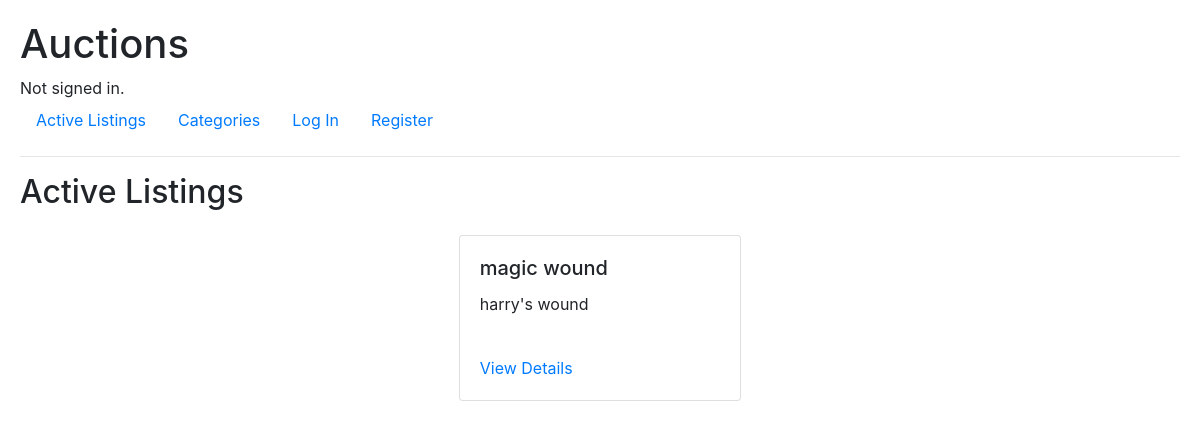
Before: / with the older database file.
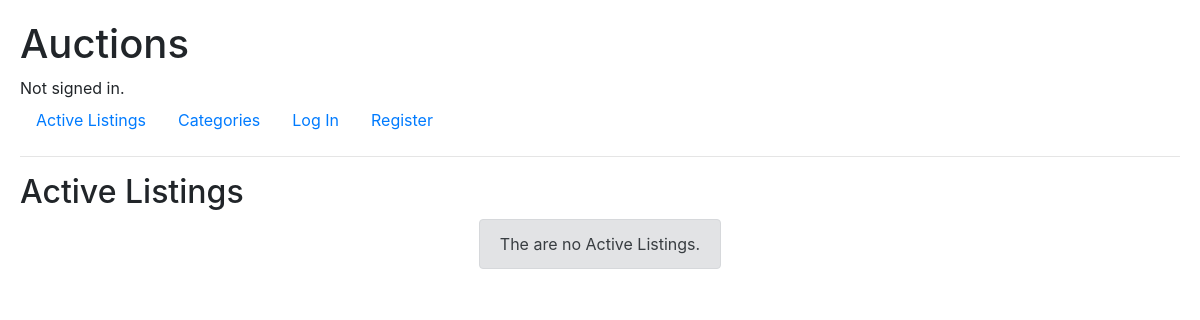
After: the same page with the newer database file.
### auctions/models.py (models this page shows, shortened)
class Listing(models.Model):
    owner = models.ForeignKey(
        User, related_name="listing", on_delete=models.CASCADE, default=None
    )
    title = models.CharField(max_length=64)
    description = models.CharField(max_length=600)
    image_url = models.URLField(blank=True, null=True)
    category = models.CharField(max_length=100, blank=True, null=True)
    starting_bid = models.DecimalField(max_digits=10, decimal_places=2)
    highest_bid = models.DecimalField(
        max_digits=10, decimal_places=2, default=0.00
    )
    status = models.CharField(max_length=10, default="Active")
    winner = models.ForeignKey(User, related_name="listings_won", on_delete=models.SET_NULL, null=True, default=None)

### auctions/views.py (the view)
# urls.py: path("", views.index, name="index"),
def index(request):
    active_listings = Listing.objects.filter(status="Active")
    return render(request, "auctions/index.html", {
        "listings" : active_listings,
        "page_title": "Active Listings"
    })

### auctions/templates/auctions/index.html (shortened to what this page needs)
{% extends "auctions/layout.html" %}
{% block body %}
    <h2>{{page_title}}</h2>
    <div class="container-fluid">
        <div class="row align-items-center justify-content-center mx-auto">
            {% for listing in listings %}
            <div class="card col-lg-3 mx-4 my-3 p-0">
                <div class="card-body">
                  <h5 class="card-title">{{listing.title}}</h5>
                  <p class="card-text">{{listing.description}}</p>
                </div>
                <div class="card-body">
                  <a href="{% url 'listing' listing.id %}" class="card-link">View Details</a>
                </div>
              </div>
            {% empty %}
            <div class="alert alert-secondary">
                {% if page_title == "Active Listings" %}
                The are no {{page_title}}.
                {% elif page_title == "Watchlist" %}
                The are no active listings in your {{page_title}}.
                {% else %}
                The are no active listings in {{page_title}}.
                {% endif %}
            </div>
        {% endfor %}
        </div>
    </div>
{% endblock %}

### auctions/templates/auctions/layout.html (shortened to what this page needs)
{% load static %}
<!DOCTYPE html>
<html lang="en">
    <head>
        <link rel="stylesheet" href="https://stackpath.bootstrapcdn.com/bootstrap/4.4.1/css/bootstrap.min.css">
        <link href="{% static 'auctions/styles.css' %}" rel="stylesheet">
    </head>
    <body>
        <h1>Auctions</h1>
        <div>
            {% if user.is_authenticated %}
                Signed in as <strong>{{ user.username }}</strong>.
            {% else %}
                Not signed in.
            {% endif %}
        </div>
        <ul class="nav">
            <li class="nav-item">
                <a class="nav-link" href="{% url 'index' %}">Active Listings</a>
            </li>
            <li class="nav-item">
                <a class="nav-link" href="{% url 'categories' %}">Categories</a>
            </li>
            {% if user.is_authenticated %}
                <li class="nav-item">
                    <a class="nav-link" href="{% url 'logout' %}">Log Out</a>
                </li>
                <li class="nav-item">
                    <a class="nav-link" href="{% url 'create' %}">Create New Listing</a>
                </li>
                <li class="nav-item">
                    <a class="nav-link" href="{% url 'view_watchlist' %}">Watchlist</a>
                </li>
            {% else %}
                <li class="nav-item">
                    <a class="nav-link" href="{% url 'login' %}">Log In</a>
                </li>
                <li class="nav-item">
                    <a class="nav-link" href="{% url 'register' %}">Register</a>
                </li>
            {% endif %}
        </ul>
        <hr>
        {% block body %}
        {% endblock %}
    </body>
</html>

### auctions/static/auctions/styles.css (style rules this page uses)
body { box-sizing: border-box; overflow-x: hidden; width: 100%; padding: 20px; }

Changed rows visible on the page:
removed Listing: title "magic wound", description "harry's wound"
Other visible differences:
{{ page_title }}: (not shown) → "Active Listings"
text now shown: "The are no ."
